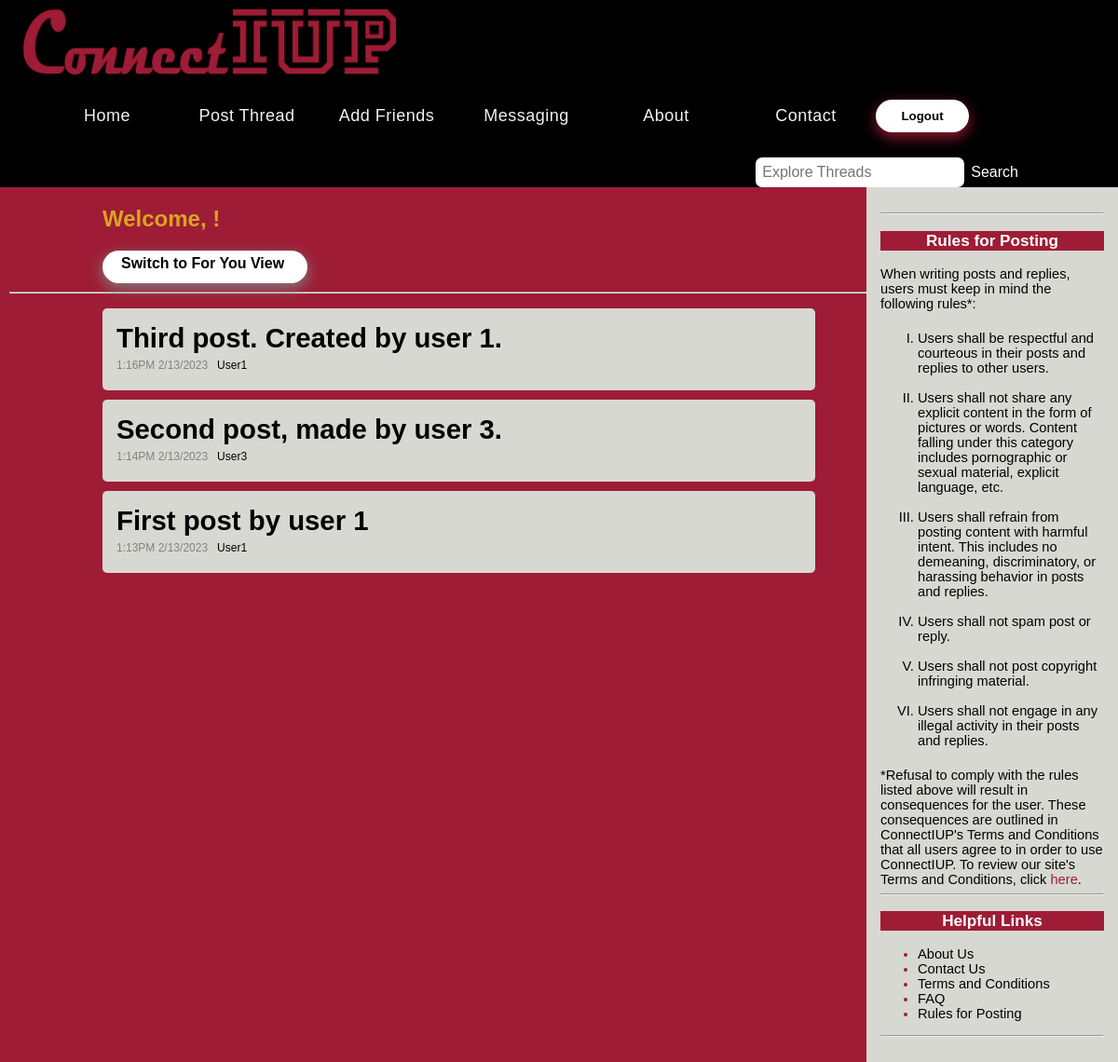
The page /homepage.php on the database its author committed.
### tables this page shows
CREATE TABLE `posts` (
  `id` int(11) NOT NULL,
  `user_id` int(11) NOT NULL,
  `title` varchar(120) NOT NULL,
  `content` varchar(2000) NOT NULL,
  `created_at` varchar(100) NOT NULL
);

CREATE TABLE `users` (
  `id` int(11) NOT NULL,
  `username` varchar(35) NOT NULL,
  `email` varchar(50) NOT NULL,
  `password` varchar(100) NOT NULL,
  `created_at` varchar(100) NOT NULL
);

### homepage.php (the view, shortened to what this page needs)
<?php
$servername = "localhost";
$username = "root";
$password = "";
$dbname = "connectIUP";
$conn = mysqli_connect($servername, $username, $password, $dbname);
?>
<!DOCTYPE html>
<html>
<head>
    <link rel="stylesheet" href="css/style.css">
    <link rel="stylesheet" href="css/home.css">
    <link rel="stylesheet" href="css/sidebar.css">
    <link rel="stylesheet" href="css/button.css">
</head>
<body>
    <div id="banner">
        <img src="images/LogoConnectIUP.png" style="width: 400px;">
    </div>
    <nav class ="menu">
        <ul>
            <li><a href='homepage.php'> Home</a></li>
            <li><a href='new_post.php'> Post Thread</a></li>
            <li><a href='addfriends.php'> Add Friends</a></li>
            <li><a href='#'> Messaging</a></li>
            <li><a href='about.php'> About</a></li>
            <li><a href='contact.html'> Contact</a></li>
            <li><input type=button class="logout" onclick="window.location.href='logout.php'" value="Logout"></li>
        </ul>
        <form class = "search-form">
            <input type ="text" placeholder ="Explore Threads">
            <button>Search</button>
        </form>
    </nav>
    <div class="sidebar">
            <hr/>
            <h3>Rules for Posting</h3>
            <p>When writing posts and replies, users must keep in mind
                the following rules&ast;:</p>
            <br/>
            <ol>
                <li>Users shall be respectful and courteous in their posts
                    and replies to other users.</li><br/>
                <li>Users shall not share any explicit content in the
                    form of pictures or words. Content falling under this
                    category includes pornographic or sexual material, explicit
                    language, etc. </li><br/>
                <li>Users shall refrain from posting content with harmful intent.
                    This includes no demeaning, discriminatory, or harassing
                    behavior in posts and replies. </li><br/>
                <li>Users shall not spam post or reply. </li><br/>
                <li>Users shall not post copyright infringing material. </li><br/>
                <li>Users shall not engage in any illegal activity
                    in their posts and replies. </li>
            </ol>
            <br/>
            <p>&ast;Refusal to comply with the rules listed above will result
                in consequences for the user. These consequences are outlined
                in ConnectIUP&apos;s Terms and Conditions that all users agree to in
                order to use ConnectIUP. To review our site&apos;s Terms and Conditions,
                click <a href="terms_cond.html"><span class=links>here</span></a>.
            </p>
            <hr/>
            <h3>Helpful Links</h3>
            <ul>
            <div class="links">
                <li><a href="about.php">About Us</a></li>
                <li><a href="contact.html">Contact Us</a></li>
                <li><a href="terms_cond.html">Terms and Conditions</a></li>
                <li><a href="faq.html">FAQ</a></li>
                <li><a href="post_rules.html">Rules for Posting</a></li>
            </div>
            </ul>
            <hr/>
    </div>
    <div class="maincontent">
    <h2>Welcome, <?php echo "<a href='public_profile.php?username=" . $_SESSION['username'] . "'>" . $_SESSION['username'] . '</a>';?>!</h2>
    <div class= "view">
    <a href=for_you.php>Switch to For You View </a>
    </div>
    <br>
    <br>
    <hr>
    <?php
            $sql = "SELECT * from posts ORDER BY id DESC";
            $result = mysqli_query($conn, $sql);
            if (mysqli_num_rows($result) > 0) {
                print('<ul class="no-bullets">');
                while($row = mysqli_fetch_assoc($result)){
                    print('<div class="post">');
                    $title = $row["title"];
                    $new_sql = "SELECT * from users where id = " . $row["user_id"];
                    $new_result = mysqli_query($conn, $new_sql);
                    $new_row = mysqli_fetch_assoc($new_result);
                    $username = $new_row["username"];
                    print('<li class="row">');
                    print('<a href="post.php?post_id=' . $row["id"] . '">' . '<h4 class="title">' .  $title . '</h4></a>');
                    print('<div class="bottom"><p class="timestamp">' . $row["created_at"] . '</p>');
                    print('<a href="public_profile.php?username=' . $username . '"><p class="author">' . $username . '</p></a></div></li>');
                    print("</div>");
                }
            }
    ?>
        </div>
</body>
</html>

### css/style.css (style rules this page uses)
body { padding: 0; margin: 0; background: #e9e7e4; font-family: Arial, Helvetica, sans-serif; }

### css/home.css (style rules this page uses)
body { background: #9e1c35; ; margin: 0; }
h2 { color: goldenrod; margin-left: 100px; }
#banner { background-color: black; padding: 10px; padding-left: 25px; }
.menu { width: 100%; background: black; overflow: auto; }
.menu ul { margin: 0; padding: 1; list-style: none; line-height: 60px; }
.menu li { float: left; }
.menu ul li a { background: black; text-decoration: none; width: 150px; display: block; text-align: center; color: #f2f2f2; font-size: 18px; font-family: Arial, Helvetica, sans-serif; letter-spacing: 0.5px; }
.search-form { margin-top: 15px; float: right; margin-right: 100px; }
input[type=text] { width: 210px; padding: 7px; border: none; font-size: 16px; font-family: Arial, Helvetica, sans-serif; border-radius: 7px; }
button { float: right; background: black; color: white; border-radius: 0 5px 5px 0; cursor: pointer; position: relative; padding: 7px; font-family: Arial, Helvetica, sans-serif; border: none; font-size: 16px; }
.post { margin: 10px 60px; background-color: #d8d8d3; padding: 10px 15px; width: 75%; border-radius: 5px; }
a { text-decoration: none; color: black; }
h1, h4, ol { margin: 0; font-size: 22pt; }
ul.no-bullets { list-style-type: none; }
p { margin: 5px 0; }
.row { padding: 5px 0; }
.bottom { display: flex; color: grey; font-size: 12px; }
.timestamp { padding-right: 10px; }

### css/sidebar.css (style rules this page uses)
h3 { text-align: center; background-color: #9e1c35; color: white; }
ol { list-style-type: upper-roman; font-size: 11pt; }
.sidebar { height: 100%; width: 240px; float: right; z-index: 1; top: .05%; bottom: 0%; right: 0; background-color: #d8d8d3; padding-top: 20px; padding-left: 15px; padding-right: 15px; padding-bottom: 20px; overflow-y: scroll; font-size: 11pt; }
.maincontent { margin-right: 160px; padding: 0px 10px; color:black; }
a { text-decoration: none; }
.links { color:#9e1c35; }

### css/button.css (style rules this page uses)
.logout { background: white; font-family: Arial, Helvetica, sans-serif; width: 100px; color: black; height: 35px; border-radius: 30px; margin-top: 13px; box-shadow: 0px 5px 15px 0px #9e1c35; font-weight: 600; float: right; border: none; font-size: 18; }
.view { font-family: Arial, Helvetica, sans-serif; color: black; background: white; border-radius: 40px; font-weight: 600; float: left; margin-left: 20px; width: 180px; padding-left: 20px; padding-right: 20px; border: none; box-shadow: 0px 5px 15px 0px grey; height: 30px; padding-top: 5px; margin-left: 100px; }

### rows shown on the page
posts: title "Third post. Created by user 1.", created_at "1:16PM 2/13/2023", user.username "User1"
posts: title "Second post, made by user 3.", created_at "1:14PM 2/13/2023", user.username "User3"
posts: title "First post by user 1", created_at "1:13PM 2/13/2023", user.username "User1"
